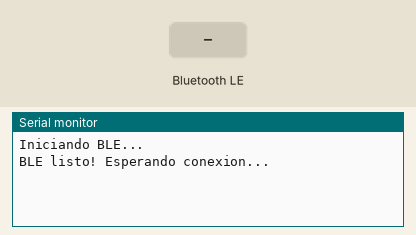
A program run on a simulated ESP32. Parts: the last lines printed to the serial monitor. Inputs (shaded band) come from the test bench. Nothing arrives over Bluetooth unless stated; a phone connects over Bluetooth LE 3 s after start.

Above: at 1.2 s.
1.3 s: Bluetooth LE write "1" received
At 2.4 s:
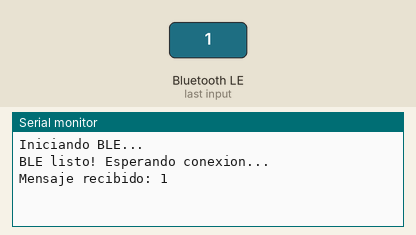
4.3 s: Bluetooth LE write "0" received
At 4.7 s:
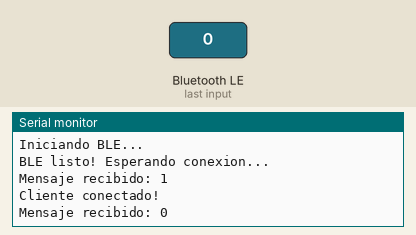

Measured:
- after the input at 1.3 s, the serial monitor: prints a new line at once (image 1)
- after the input at 4.3 s, the serial monitor: prints a new line at once (image 2)

The program:

main.cpp
```cpp
#include <Arduino.h>
#include <BLEDevice.h>
#include <BLEServer.h>
#include <BLEUtils.h>
#include <BLE2902.h>

#define SERVICE_UUID           "6E400001-B5A3-F393-E0A9-E50E24DCCA9E"
#define CHARACTERISTIC_UUID_RX "6E400002-B5A3-F393-E0A9-E50E24DCCA9E"
#define CHARACTERISTIC_UUID_TX "6E400003-B5A3-F393-E0A9-E50E24DCCA9E"

BLEServer* pServer = NULL;
BLECharacteristic* pTxCharacteristic;
bool deviceConnected = false;

class MyServerCallbacks : public BLEServerCallbacks {
  void onConnect(BLEServer* pServer) {
    deviceConnected = true;
    Serial.println("Cliente conectado!");
  }
  void onDisconnect(BLEServer* pServer) {
    deviceConnected = false;
    Serial.println("Cliente desconectado.");
    pServer->startAdvertising();
  }
};

class MyCallbacks : public BLECharacteristicCallbacks {
  void onWrite(BLECharacteristic* pCharacteristic) {
    std::string rxValue = pCharacteristic->getValue();
    if (rxValue.length() > 0) {
      Serial.print("Mensaje recibido: ");
      Serial.println(rxValue.c_str());

      // Respuesta automática al iPhone
      std::string respuesta = "ESP32 recibido: " + rxValue;
      pTxCharacteristic->setValue(respuesta);
      pTxCharacteristic->notify();
    }
  }
};

void setup() {
  Serial.begin(115200);
  Serial.println("Iniciando BLE...");

  BLEDevice::init("ESP32_Pedro_BLE");
  pServer = BLEDevice::createServer();
  pServer->setCallbacks(new MyServerCallbacks());

  BLEService* pService = pServer->createService(SERVICE_UUID);

  pTxCharacteristic = pService->createCharacteristic(
    CHARACTERISTIC_UUID_TX,
    BLECharacteristic::PROPERTY_NOTIFY
  );
  pTxCharacteristic->addDescriptor(new BLE2902());

  BLECharacteristic* pRxCharacteristic = pService->createCharacteristic(
    CHARACTERISTIC_UUID_RX,
    BLECharacteristic::PROPERTY_WRITE
  );
  pRxCharacteristic->setCallbacks(new MyCallbacks());

  pService->start();
  pServer->startAdvertising();
  Serial.println("BLE listo! Esperando conexion...");
}

void loop() {
  if (deviceConnected && Serial.available()) {
    std::string msg = Serial.readString().c_str();
    pTxCharacteristic->setValue(msg);
    pTxCharacteristic->notify();
  }
  delay(20);
}
```
